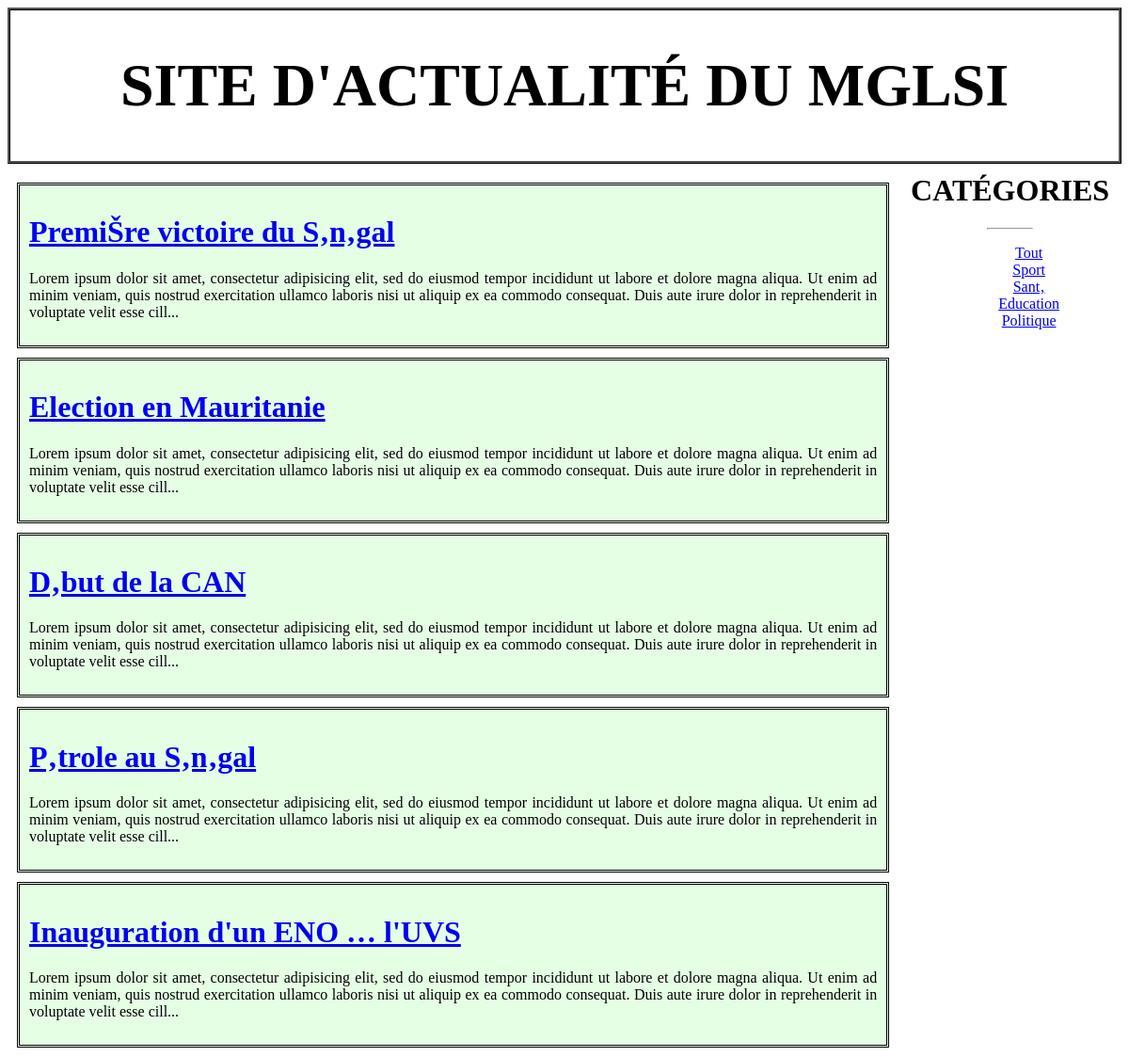
The page / on the database its author committed.
### tables this page shows
CREATE TABLE Article(
	id int primary key auto_increment,
	titre varchar(255),
	contenu text,
	dateCreation datetime DEFAULT NOW(),
	dateModification datetime DEFAULT NOW(),
	categorie int
);

CREATE TABLE Categorie(
	id int primary key auto_increment,
	libelle varchar(20)
);

### inc/fonctions.php (called while the page is built, shortened)
<?php
	function getList($bdd, $table='Article')
	{
		$reponse = $bdd->query('SELECT * FROM '.$table);
		$articles = $reponse->fetchAll(PDO::FETCH_OBJ);
		return $articles;
	}
?>

### index.php (the view, shortened to what this page needs)
<!DOCTYPE html>
<html>
<head>
	<link rel="stylesheet" type="text/css" href="design/style.css">
</head>
<body>
	<?php require_once 'inc/entete.php'; ?>
	<div id="contenu">
		<?php
			require_once 'inc/fonctions.php';
			if (($bdd = dbConnect()) != null)
			{
				$articles = getList($bdd);
				foreach ($articles as $article)
				{?>
					<div class="article">
						<h1><a href="article.php?id=<?= $article->id ?>"><?= $article->titre ?></a></h1>
						<p><?= substr($article->contenu, 0, 300) . '...' ?></p>
					</div><?php
				}
			}
			else
			{
				echo "Aucun article trouvé";
			}
		?>
	</div>
	<?php
		$categories = getList($bdd, 'Categorie');
		require_once 'inc/menu.php';
	?>
</body>
</html>

### inc/entete.php
<div id="entete">
	<h1>Site d'actualité du MGLSI</h1>
</div>

### inc/menu.php
<div id="menu">
	<h1>Catégories</h1><hr width="20%">
	<ul>
		<li><a href="index.php">Tout</a></li>
		<?php foreach ($categories as $categorie): ?>
			<li><a href="article.php?categorie=<?= $categorie->id ?>"><?= $categorie->libelle ?></a></li>
		<?php endforeach ?>
	</ul>
</div>

### design/style.css (style rules this page uses)
#entete { font-size: 2em; text-align: center; font-family: "AGENCY FB"; text-transform: uppercase; border: 3px ridge black; margin-bottom: 10px; }
#contenu { float: left; width: 80%; text-align: justify; }
#menu { margin-left: 80%; text-align: center; }
#menu li { list-style-type: none; }
#menu h1 { margin-top: 0px; padding-top: 0px; font-family: "AGENCY FB"; text-transform: uppercase; }
.article { margin: 10px; padding: 10px; border:3px double black; background-color: rgba(0, 255, 0, 0.1); }

### rows shown on the page
article: titre "PremiŠre victoire du S‚n‚gal", contenu "Lorem ipsum dolor sit amet, consectetur adipisicing elit, sed do eiusmod tempor incididunt ut labore et dolore magna aliqua. Ut enim ad minim veniam, quis nostrud exercitation ullamco laboris nisi ut aliquip ex ea commodo consequat. Duis aute irure dolor in reprehenderit in voluptate velit esse cill"
article: titre "Election en Mauritanie", contenu "Lorem ipsum dolor sit amet, consectetur adipisicing elit, sed do eiusmod tempor incididunt ut labore et dolore magna aliqua. Ut enim ad minim veniam, quis nostrud exercitation ullamco laboris nisi ut aliquip ex ea commodo consequat. Duis aute irure dolor in reprehenderit in voluptate velit esse cill"
article: titre "D‚but de la CAN", contenu "Lorem ipsum dolor sit amet, consectetur adipisicing elit, sed do eiusmod tempor incididunt ut labore et dolore magna aliqua. Ut enim ad minim veniam, quis nostrud exercitation ullamco laboris nisi ut aliquip ex ea commodo consequat. Duis aute irure dolor in reprehenderit in voluptate velit esse cill"
article: titre "P‚trole au S‚n‚gal", contenu "Lorem ipsum dolor sit amet, consectetur adipisicing elit, sed do eiusmod tempor incididunt ut labore et dolore magna aliqua. Ut enim ad minim veniam, quis nostrud exercitation ullamco laboris nisi ut aliquip ex ea commodo consequat. Duis aute irure dolor in reprehenderit in voluptate velit esse cill"
article: titre "Inauguration d'un ENO … l'UVS", contenu "Lorem ipsum dolor sit amet, consectetur adipisicing elit, sed do eiusmod tempor incididunt ut labore et dolore magna aliqua. Ut enim ad minim veniam, quis nostrud exercitation ullamco laboris nisi ut aliquip ex ea commodo consequat. Duis aute irure dolor in reprehenderit in voluptate velit esse cill"
categorie: libelle "Sport"
categorie: libelle "Sant‚"
categorie: libelle "Education"
categorie: libelle "Politique"
